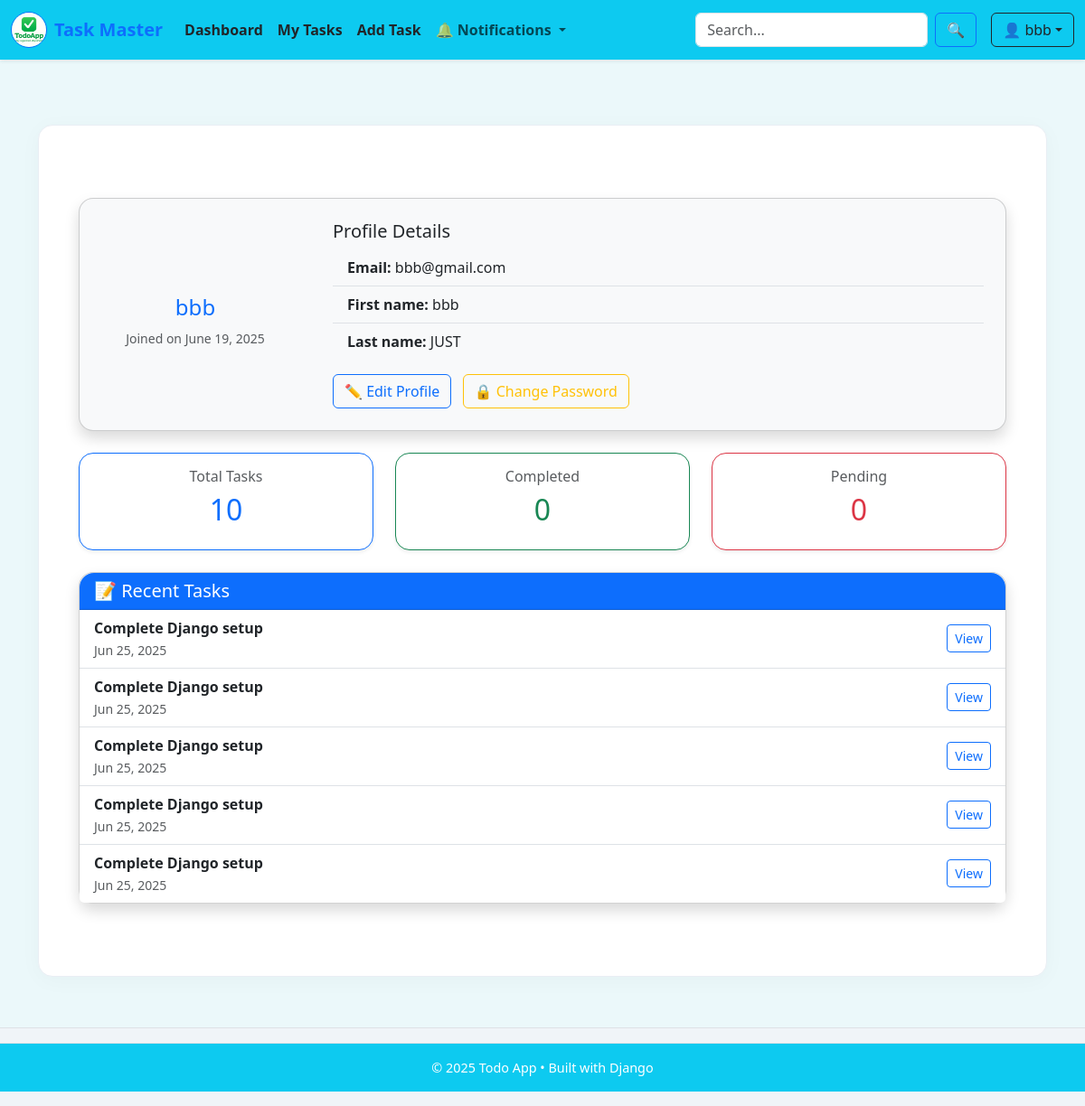
Screenshot of /profile/ (signed in) with the database file from the repository.
### todos/models.py (models this page shows, shortened)
class Task(models.Model):
    PRIORITY_CHOICES = [
        ('L', 'Low'),
        ('M', 'Medium'),
        ('H', 'High'),
    ]
    STATUS_CHOICES = [
        ('P', 'Pending'),
        ('I', 'In Progress'),
        ('C', 'Completed'),
        ('O', 'Overdue'),
    ]
    title = models.CharField(max_length=200)
    description = models.TextField(blank=True)
    due_date = models.DateField(null=True, blank=True)
    completed = models.BooleanField(default=False)
    priority = models.CharField(max_length=1, choices=PRIORITY_CHOICES, default='M')
    status = models.CharField(max_length=1, choices=STATUS_CHOICES, default='I')
    category = models.ForeignKey(Category, on_delete=models.SET_NULL, null=True, blank=True, related_name='tasks',default='Study')
    user = models.ForeignKey(User, on_delete=models.CASCADE, related_name='tasks')
    created_at = models.DateTimeField(auto_now_add=True)
    updated_at = models.DateTimeField(auto_now=True)
    class Meta:
        ordering = ['-created_at']
        verbose_name_plural = "Tasks"

### todos/views.py (the view)
# urls.py: path('profile/', views.profile_view, name='profile'),
@login_required
def profile_view(request):
    total_tasks = request.user.tasks.count()
    completed_tasks = request.user.tasks.filter(status='C').count()
    pending_tasks = request.user.tasks.filter(status='P').count()
    recent_tasks = request.user.tasks.order_by('-created_at')[:5]
    context = {
        'total_tasks': total_tasks,
        'completed_tasks': completed_tasks,
        'pending_tasks': pending_tasks,
        'recent_tasks': recent_tasks,
    }
    return render(request, 'todos/profile.html', context)

### todos/context_processors.py (called while the page is built)
def notification_context(request):
    if request.user.is_authenticated:
        return {
            'notifications': Notification.objects.filter(user=request.user, is_read=False)[:5]
        }
    return {}

### todos/templates/todos/profile.html (shortened to what this page needs)
{% extends 'todos/base.html' %}
{% load static %}
{% block content %}
  <div class="container py-5">
    <div class="card shadow rounded-4 mb-4 bg-light">
      <div class="row g-0 align-items-center">
        <div class="col-md-3 text-center p-4">
          <h4 class="mt-3 text-primary">{{ user.username }}</h4>
          <span class="text-muted small">Joined on {{ user.date_joined|date:'F d, Y' }}</span>
        </div>
        <div class="col-md-9 p-4">
          <h5>Profile Details</h5>
          <ul class="list-group list-group-flush">
            <li class="list-group-item bg-light">
              <strong>Email:</strong> {{ user.email }}
            </li>
            <li class="list-group-item bg-light">
              <strong>First name:</strong> {{ user.first_name|default:'N/A' }}
            </li>
            <li class="list-group-item bg-light">
              <strong>Last name:</strong> {{ user.last_name|default:'N/A' }}
            </li>
          </ul>
          <div class="mt-3">
            <a href="{% url 'edit_profile' %}" class="btn btn-outline-primary me-2">✏️ Edit Profile</a>
            <a href="{% url 'password_change' %}" class="btn btn-outline-warning">🔒 Change Password</a>
          </div>
        </div>
      </div>
    </div>
    <div class="row g-4 mb-4">
      <div class="col-md-4">
        <div class="card shadow-sm border-primary text-center p-3 rounded-4">
          <h6 class="text-muted">Total Tasks</h6>
          <h2 class="text-primary">{{ total_tasks|default:'0' }}</h2>
        </div>
      </div>
      <div class="col-md-4">
        <div class="card shadow-sm border-success text-center p-3 rounded-4">
          <h6 class="text-muted">Completed</h6>
          <h2 class="text-success">{{ completed_tasks|default:'0' }}</h2>
        </div>
      </div>
      <div class="col-md-4">
        <div class="card shadow-sm border-danger text-center p-3 rounded-4">
          <h6 class="text-muted">Pending</h6>
          <h2 class="text-danger">{{ pending_tasks|default:'0' }}</h2>
        </div>
      </div>
    </div>
    <div class="card shadow rounded-4">
      <div class="card-header bg-primary text-white rounded-top-4">
        <h5 class="m-0">📝 Recent Tasks</h5>
      </div>
      <ul class="list-group list-group-flush">
        {% for task in recent_tasks %}
          <li class="list-group-item d-flex justify-content-between align-items-center">
            <div>
              <strong>{{ task.title }}</strong>
              <br />
              <small class="text-muted">{{ task.due_date|date:'M d, Y' }}</small>
            </div>
            <a href="{% url 'task_detail' task.id %}" class="btn btn-sm btn-outline-primary">View</a>
          </li>
        {% empty %}
          <li class="list-group-item text-center text-muted">No recent tasks found.</li>
        {% endfor %}
      </ul>
    </div>
  </div>
{% endblock %}

### todos/templates/todos/nav.html (shortened to what this page needs)
{% load static %}
<nav class="navbar navbar-expand-lg navbar-light bg-info shadow-sm py-2">
  <div class="container-fluid">
    <a class="navbar-brand d-flex align-items-center text-primary" href="{% url 'home' %}">
      <img src="{% static 'todos/logo.png' %}" alt="Logo" height="40" class="me-2 rounded-circle border border-primary" onerror="this.style.display='none';this.insertAdjacentHTML('afterend', '<span class=\'me-2 fs-3\'>📝</span>');" />
      <strong>Task Master</strong>
    </a>
    <div class="collapse navbar-collapse" id="navbarMain">
      <ul class="navbar-nav me-auto mb-2 mb-lg-0">
        <li class="nav-item">
          <a class="nav-link fw-semibold text-dark" href="{% url 'dashboard' %}">Dashboard</a>
        </li>
        <li class="nav-item">
          <a class="nav-link fw-semibold text-dark" href="{% url 'task_list' %}">My Tasks</a>
        </li>
        <li class="nav-item">
          <a class="nav-link fw-semibold text-dark" href="{% url 'create_task' %}">Add Task</a>
        </li>
        <li class="nav-item dropdown">
          <a class="nav-link dropdown-toggle position-relative" href="#" id="notificationDropdown" data-bs-toggle="dropdown" aria-expanded="false">
            🔔 <strong> Notifications </strong>
          </a>
        </li>
      </ul>
      <form class="d-flex me-3" method="get" action="{% url 'search_tasks' %}">
        <input class="form-control me-2" type="search" name="q" placeholder="Search..." aria-label="Search" required />
        <button class="btn btn-outline-primary" type="submit">🔍</button>
      </form>
      {% if user.is_authenticated %}
        <div class="dropdown">
          <a class="btn btn-outline-dark dropdown-toggle" href="#" id="userDropdown" data-bs-toggle="dropdown" aria-expanded="false">👤 {{ user.username }}</a>
        </div>
      {% else %}
        <a class="btn btn-outline-primary me-2" href="{% url 'login' %}">Login</a>
        <a class="btn btn-primary" href="{% url 'register' %}">Register</a>
      {% endif %}
    </div>
  </div>
</nav>

### todos/templates/todos/base.html (style rules this page uses)
html, body { height: 100%; margin: 0; font-family: 'Segoe UI', Tahoma, Geneva, Verdana, sans-serif; font-size: 1rem; color: #333; background-color: #ebf8fa; -webkit-font-smoothing: antialiased; -moz-osx-font-smoothing: grayscale; scroll-behavior: smooth; }
body { display: flex; flex-direction: column; }
a { text-decoration: none; transition: all 0.2s ease-in-out; }

### rows the page displays
Task: title "Complete Django setup", due_date "Jun 25, 2025"
Task: title "Complete Django setup", due_date "Jun 25, 2025"
Task: title "Complete Django setup", due_date "Jun 25, 2025"
Task: title "Complete Django setup", due_date "Jun 25, 2025"
Task: title "Complete Django setup", due_date "Jun 25, 2025"

### other values shown
{{ user.username }} "bbb"
{{ user.date_joined|date:'F d, Y' }} "June 19, 2025"
{{ user.email }} "bbb@gmail.com"
{{ user.first_name|default:'N/A' }} "bbb"
{{ user.last_name|default:'N/A' }} "JUST"
{{ total_tasks|default:'0' }} "10"
{{ completed_tasks|default:'0' }} "0"
{{ pending_tasks|default:'0' }} "0"
{{ year|default:2025 }} "2025"
